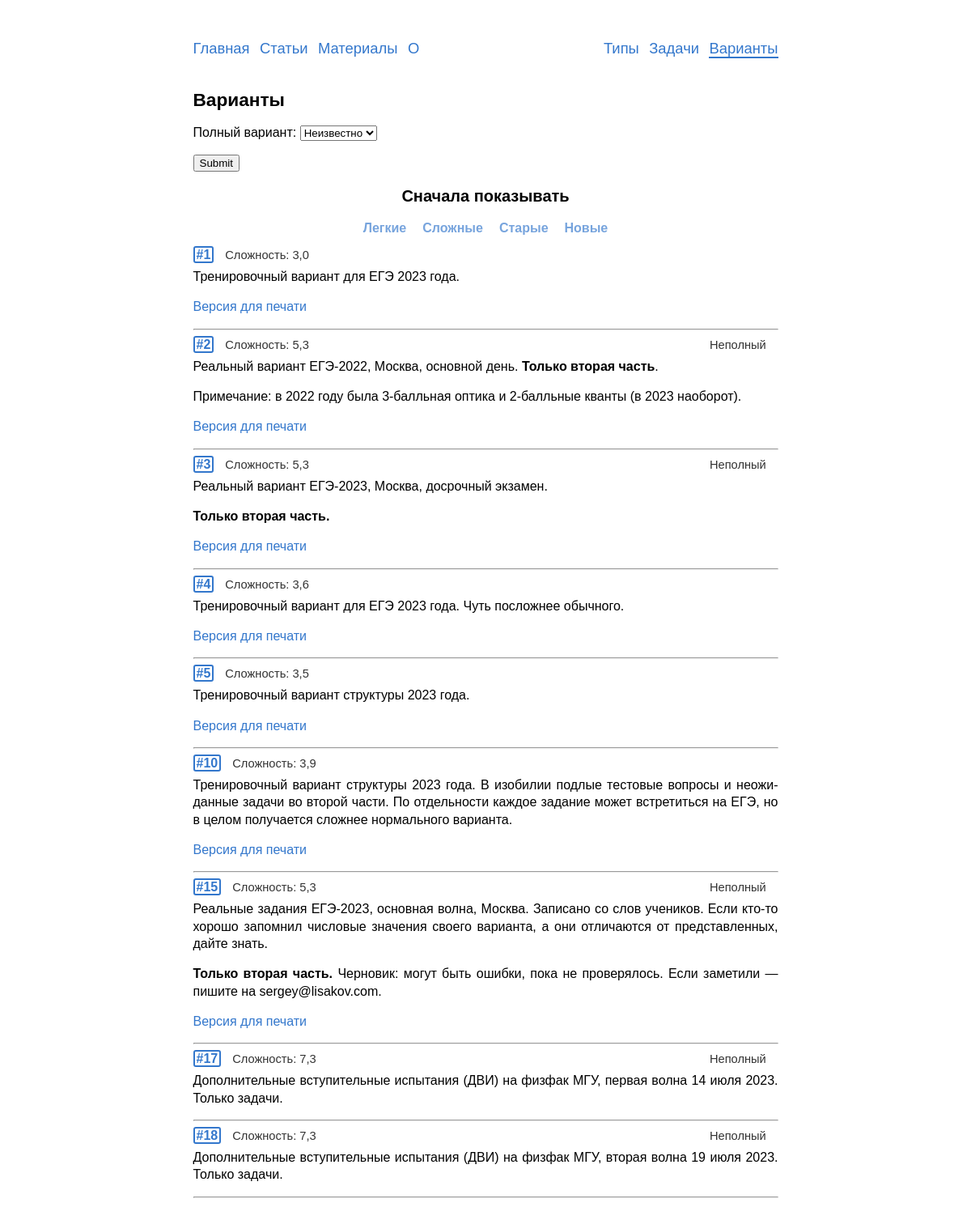
/variants/, run on an earlier commit of the app's database.
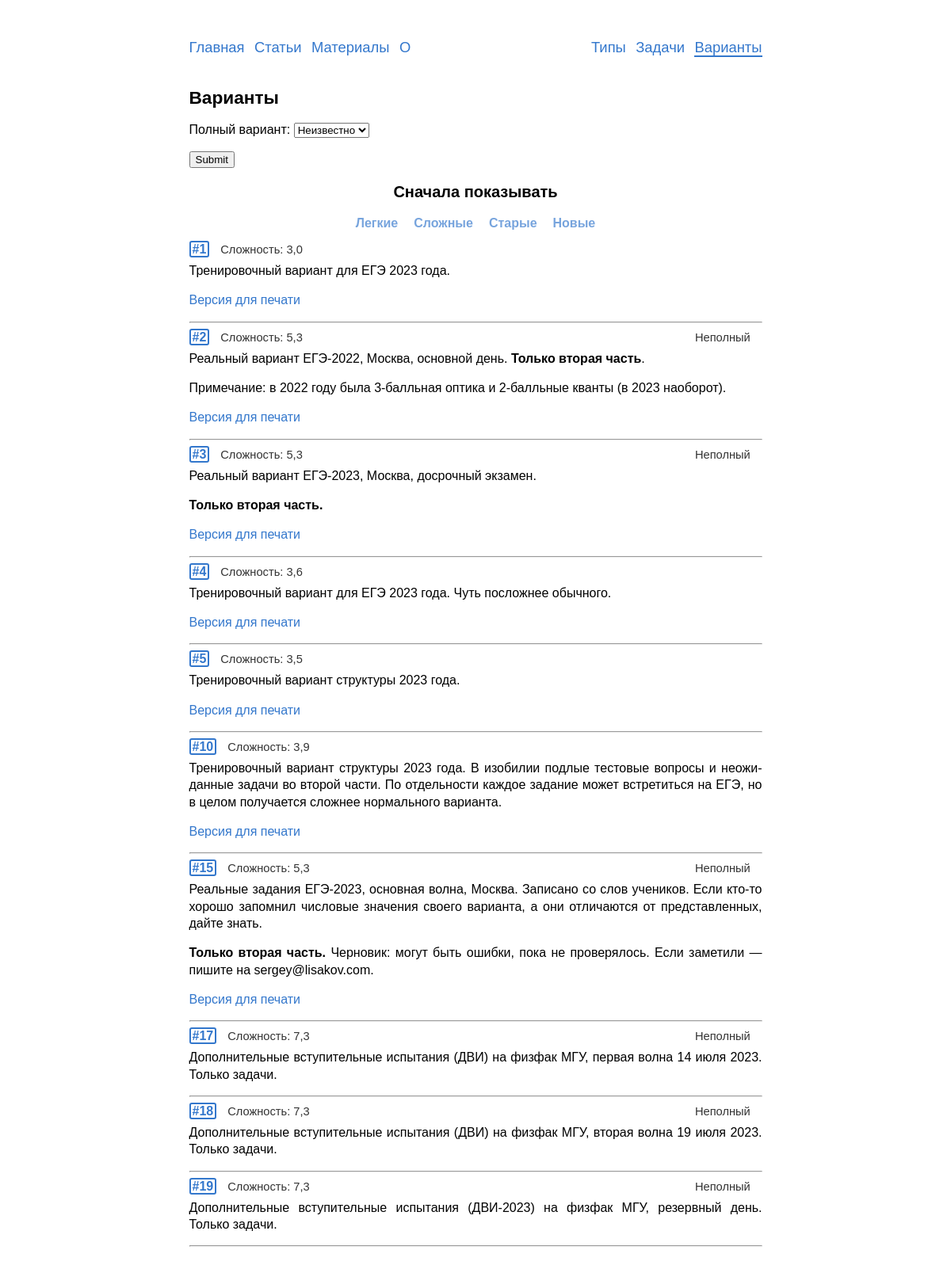
And on a later commit of the database.
### variants/models.py (models this page shows, shortened)
class Variant(models.Model):
    objects = VariantManager()
    problems = SortedManyToManyField(Problem,
                                     verbose_name='задачи')
    text = models.TextField('комментарии', blank=True, null=True)
    complexity = models.FloatField('сложность', blank=True, default=0)
    is_full = models.BooleanField('полный вариант', default=True)
    show_answers = models.BooleanField('показать решения', default=True)
    date = models.DateField('дата добавления', auto_now_add=True)
    answer_slug = models.SlugField('slug для получения ответов',
                                   max_length=4, unique=False,
                                   blank=True, default='',
                                   validators=[validate_answer_slug])
    is_published = models.BooleanField('показывать в списке вариантов',
                                       default=True)
    class Meta:
        verbose_name = 'вариант'
        verbose_name_plural = 'варианты'
        default_related_name = 'variants'
    def get_absolute_url(self):
        return reverse('variants:detail', kwargs={'pk': self.pk})

### variants/views.py (the view, shortened to what this page needs)
# urls.py: path('', views.VariantsView.as_view(), name='list'),
class VariantsView(ListView):
    model = Variant
    template_name = 'variants/variants_list.html'
    context_object_name = 'variants'
    paginate_by = 30
    filter = VariantFilter
    def get_queryset(self):
        queryset = Variant.objects.list()
        pars = self.request.GET
        if 'order_by' in pars.keys() and pars['order_by'] in ('complexity',
                                                              'id',
                                                              '-complexity',
                                                              '-id'):
            order_by = self.request.GET['order_by']
        else:
            order_by = 'id'
        self.filterset = self.filter(self.request.GET, queryset=queryset)
        return self.filterset.qs.order_by(order_by)
    def get_context_data(self, **kwargs):
        data = super().get_context_data(**kwargs)
        data['filter'] = VariantFilter(self.request.GET)
        data['title'] = 'Варианты'
        return data

### problems/templatetags/markdown_extras.py (called while the page is built)
@register.filter()
@stringfilter
def markdown(value):
    return md.markdown(value, extensions=['markdown.extensions.fenced_code',
                                          'tables',
                                          'toc',
                                          'footnotes'])

### problems/templatetags/save_parameters.py (called while the page is built)
@register.simple_tag(takes_context=True)
def param_save(context, **kwargs):
    answ = context['request'].GET.copy()
    for param, value in kwargs.items():
        answ[param] = value
    for param in [param for param, value in answ.items() if not value]:
        del answ[param]
    return answ.urlencode()

### variants/managers.py (called while the page is built)
    def list(self):
        return (
            self.get_queryset()
                .only('id', 'complexity', 'text', 'is_full')
                .filter(is_published=True)
        )

### templates/variants/variants_list.html (shortened to what this page needs)
{% extends "base.html" %}
{% load markdown_extras %}
{% load save_parameters %}
{% load static %}
{% block content %}
  <h2>{{title}}</h2>
  <form method="get" class="no-print">
    {{ filter.form.as_p }}
    <input type="submit" />
  </form>
  <div class=center-flex><h3>Сначала показывать</h3></div>
  <div class="center-flex mb10 mt-5">
    <a class='var-sort{% if "=complexity" in request.get_full_path %} current {% endif %}' href="?{% param_save order_by="complexity" %}">Легкие</a>
    <a class='var-sort{% if "=-complexity" in request.get_full_path %} current {% endif %}' href="?{% param_save order_by="-complexity" %}">Сложные</a>
    <a class='var-sort{% if "=id" in request.get_full_path %} current {% endif %}' href="?{% param_save order_by="id" %}">Старые</a>
    <a class='var-sort{% if "=-id" in request.get_full_path %} current {% endif %}' href="?{% param_save order_by="-id" %}">Новые</a>
  </div>
  {% for variant in page_obj %}
    <div class="rel">
      <div class="var-id-in-list">
        <a href="{{variant.get_absolute_url}}"><b class='id-number'>#{{variant.id}}</b></a>
        <span class="compl">Сложность: {{variant.complexity}}</span>&nbsp;
        <span class="compl no-solution">{% if not variant.is_full %}Неполный{% endif %}</span>
      </div>
      <div>{{variant.text|markdown|safe}}</div>
    </div><hr>
    {% empty %}
    <p>Ничего не нашлось {{":("}}</p>
    <p>Попробуйте другой фильтр.</p>
  {% endfor %}
{% endblock %}

What changed in the data, as far as the page shows it:
added Variant: id "19", complexity "7,3", is_full "Неполный", text "Дополнительные вступительные испытания (ДВИ-2023) на физфак МГУ, резервный день. Только задачи."
